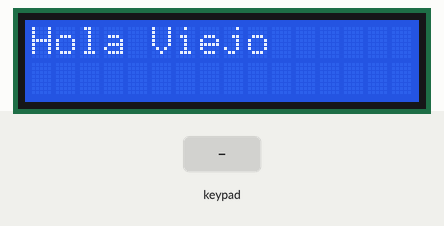
The sketch below on a simulated Arduino Uno, built with avr-gcc and run on an emulated ATmega328P. On the bench: 16×2 character LCD. Inputs (shaded band) come from the test bench.

Above: at 1.2 s.
1.3 s: keypad keys 1 2 # pressed 0.4 s apart
At 3.2 s:
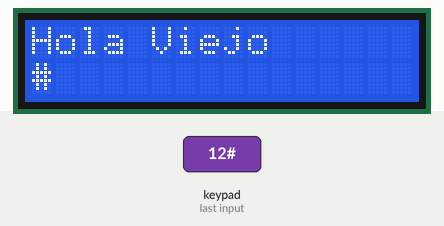
4.0 s: key 'A' pressed
At 4.6 s:
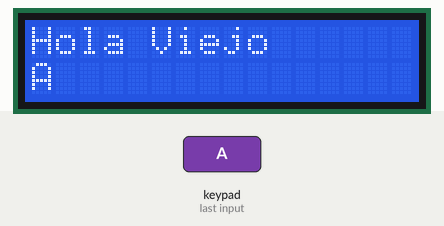
5.5 s: key 'B' pressed
At 5.9 s:
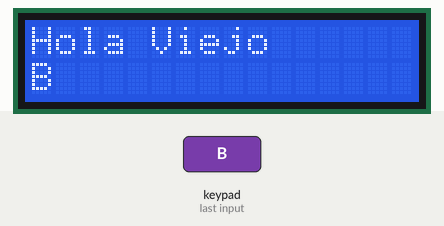
7.0 s: keypad keys 1 2 * pressed 0.4 s apart
At 8.9 s:
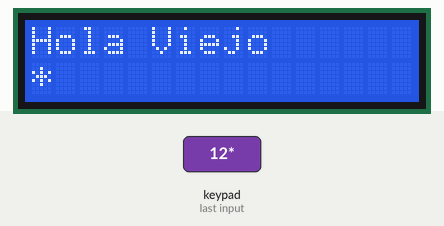
9.7 s: key 'C' pressed
At 10.3 s:
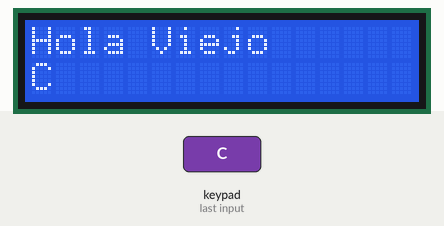
11.2 s: keypad keys 1 2 D pressed 0.4 s apart
At 11.8 s:
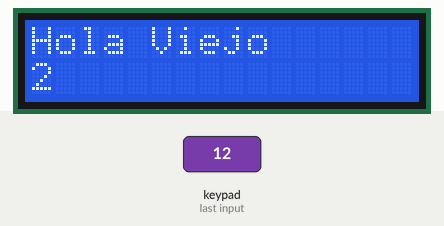
Timing chart, 0 to 14.2 s (numbered marks = the images above; inputs shaded):
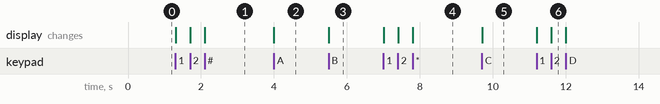

The sketch:

keyboard-LCD.ino
```cpp
#include <LiquidCrystal.h>
#include <Keypad.h>

LiquidCrystal lcd(12, 11, 8, 7, 6, 5);
const byte Filas = 4;
const byte Cols = 4;

byte Pins_Filas[] = {A5, 2, 3, 4};
byte Pins_Cols[] = { A1, A2, A3, A4};
char Teclas [ Filas ][ Cols ] =
{
  {'1','2','3','A'},
  {'4','5','6','B'},
  {'7','8','9','C'},
  {'*','0','#','D'}
};

Keypad Teclado1 = Keypad(makeKeymap(Teclas), Pins_Filas, Pins_Cols, Filas, Cols);

void setup(){
lcd.begin(16,2);
lcd.print("Hola Viejo");
}

void loop(){
char pulsacion = Teclado1.getKey() ;
if (pulsacion != 0){
    lcd.setCursor(0,1);
    lcd.print(pulsacion);
}
}
```

Measured:
- after the input at 1.3 s, the display: first changes at once (image 1 shows a later state)
- after the input at 4.0 s, the display: changes at once (image 2)
- after the input at 5.5 s, the display: changes at once (image 3)
- after the input at 7.0 s, the display: first changes at once (image 4 shows a later state)
- after the input at 9.7 s, the display: changes at once (image 5)
- after the input at 11.2 s, the display: first changes at once (image 6 shows a later state)
